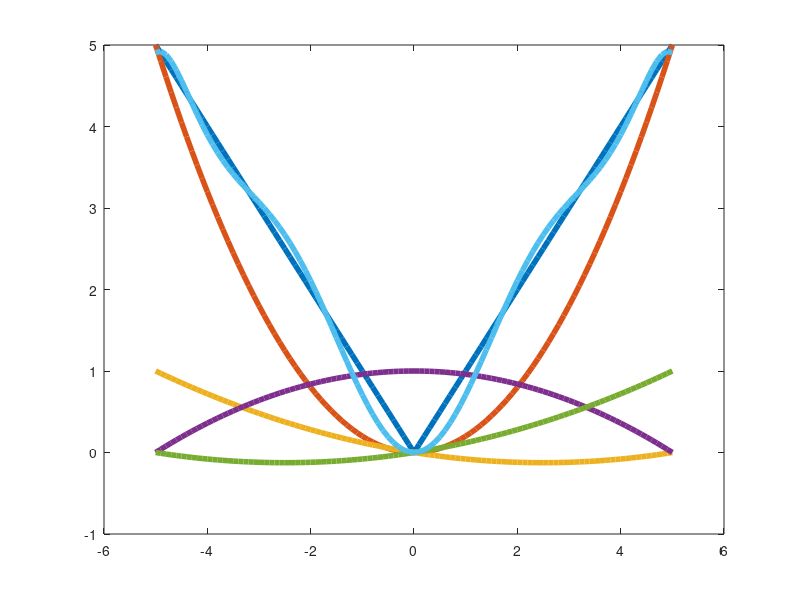

Recreate this plot in MATLAB.
clear all;
close all
clc

f = @(x)abs(x);
x = [-5.0   -4 -3 -2.5 0.0  2.5 3 4 5.0] %% nodes
x=[4.9240    4.3301    3.2139    1.7101    0.0000   -1.7101   -3.2139   -4.3301   -4.9240]
fx=f(x);

w_0=@(x) (x-0).*(x-5)/((-5-0)*(-5-5));
w_1=@(x) (x+5).*(x-5)/((0+5)*(0-5));
w_2=@(x) (x+5).*(x-0)/((5+5)*(5-0));


W=@(x)  w_0(x).*f(-5)+ w_1(x).*f(0)+ w_2(x).*f(5);
xx=-5:0.1:5;

plot(xx,f(xx),"LineWidth",4);
hold on
plot(xx,W(xx),"LineWidth",4);

plot(xx,w_0(xx),"LineWidth",4);
plot(xx,w_1(xx),"LineWidth",4);
plot(xx,w_2(xx),"LineWidth",4);





xx=-5:0.1:5;
for l=1:length(xx)


% x = [  -5.0  -2.5  0.0  2.5 5.0]
n=length(x);


matrix=zeros(n,n)
for i=1:n
    for j=1:n
        if i==j
            matrix(i,j)=xx(l)-x(i);
        else
            matrix(i,j)=x(i)-x(j);
        end
    end
end

w=zeros(n,1)

for k=1:n

    red=1;
    for t=1:n
        if t~=k
            red=red*matrix(t,t)
        end
    end
    green=1;
    for t=1:n
        if t~=k
            green=green *matrix(k,t)
        end
    end
    w(k)=red/green;
end

WW(l)=sum(fx.*w')

end

hold on
plot(xx,WW,"LineWidth",4);
% L=0
% for i=1:n
%     W=f(x(i))*w(i)








%%Chebyshev nodes

n=length(x) ;
m=0:n;
%% in <-1 1>
for i=1:length(m)-1
    ChebyshevX(i)=cos((2*m(i)+1)/(2*n) * pi);
end
ChebyshevX

ChebyshevX=ChebyshevX*((x(end)-x(1))/2)+((x(end)+x(1))/2);
ChebyshevX